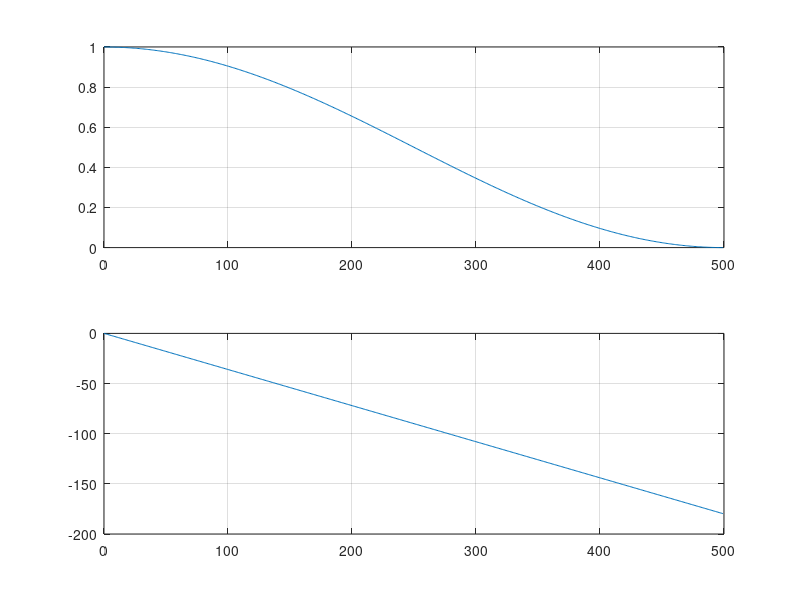

This chart was generated by the following MATLAB code:
fs = 1000;
b = [1 2 1]/4;
a = 1;
n = 512;
figure(11);
[h,w] = freqz(b,a,n)
mag = abs(h);
phase = angle(h)*180/pi;
subplot(211), plot(w/(2*pi)*fs,mag), grid on;
subplot(212), plot(w/(2*pi) *fs,unwrap(phase)), grid on;